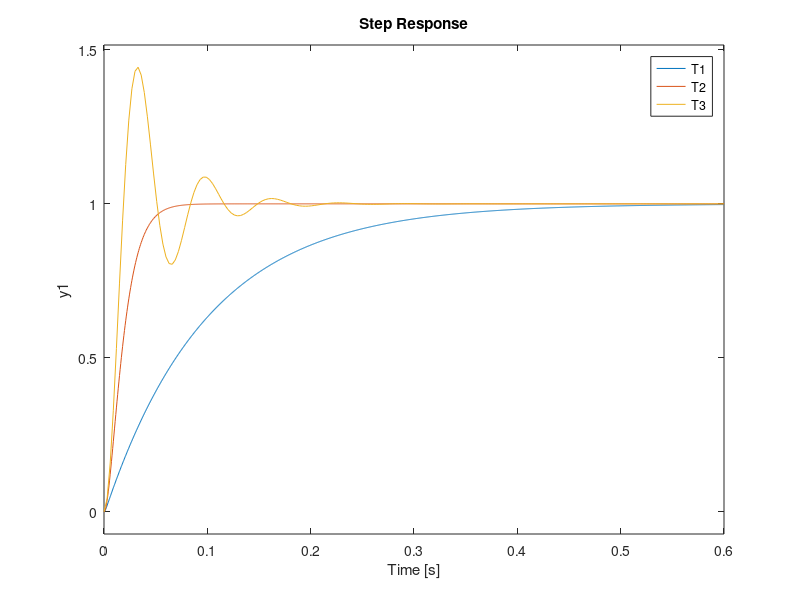
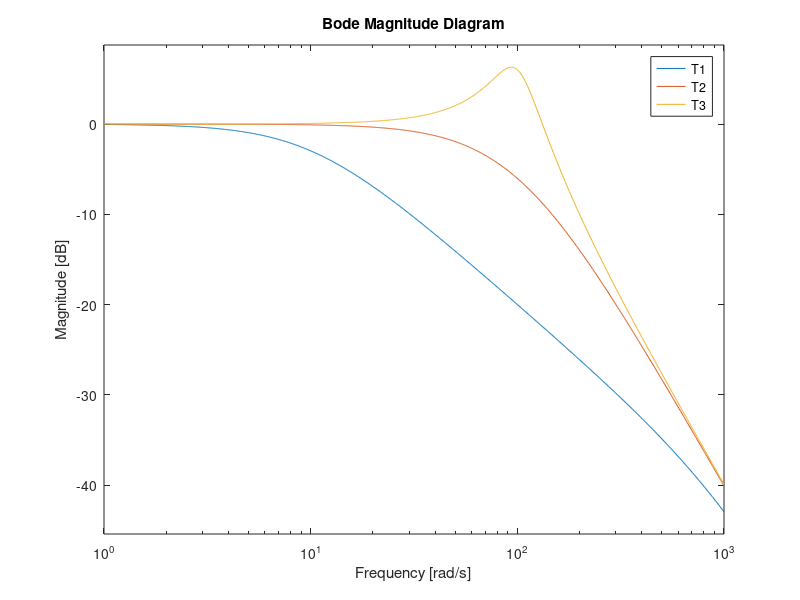

These figures' MATLAB source, in order:
% Respuesta en el tiempo
% y en frecuencia de sistemas
% de segundo orden variando el Q

T1 = tf([10000],[1 1000 10000]);
T2 = tf([10000],[1 200 10000]);
T3 = tf([10000],[1 50 10000]);
step(T1,T2,T3); grid
figure
w = logspace(0,3,1000);
bodemag(T1,T2,T3,w); grid